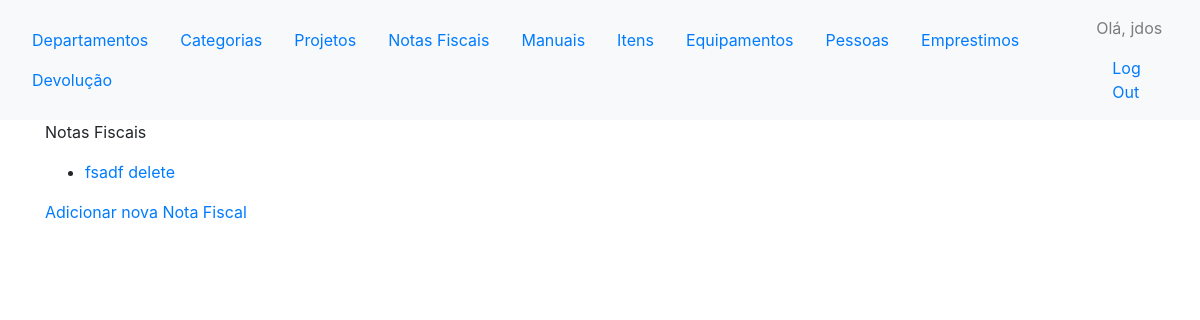
Before: /controle/notasfiscais/ (signed in) with the older database file.
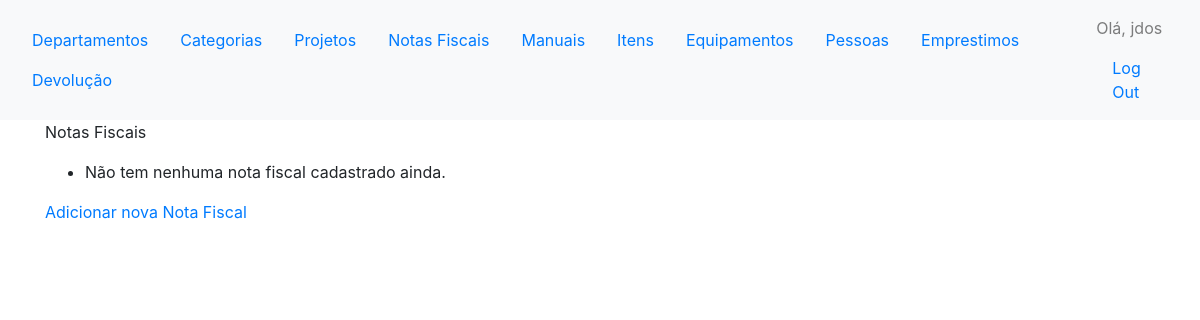
After: the same page with the newer database file.
### controles/models.py (models this page shows, shortened)
class NotaFiscal(models.Model):
    nome = models.CharField(max_length=50)
    documento = models.FileField(upload_to='uploads/notafiscal/')
    class Meta:
        verbose_name_plural = 'notas fiscais'
    def __str__(self):
        return self.nome

### controles/views.py (the view)
@login_required
def notasfiscais(request):
	notasfiscais = NotaFiscal.objects.all()
	context = {'notasfiscais': notasfiscais}
	return render(request, 'controles/notasfiscais.html', context)

### controles/templates/controles/notasfiscais.html (shortened to what this page needs)
{% extends "controles/base.html" %}
{% block content %}
<p>Notas Fiscais</p>
<ul>
	{% for notafiscal in notasfiscais %}
	<li>
		{% if notafiscal.documento %}
			<a href="{{ notafiscal.documento.url}}">{{ notafiscal }} </a>
		 {% else %}
			<a href="">{{ notafiscal }} </a>
		{% endif %}
		<a  href="{% url 'controles:delete_notafiscal' notafiscal.id %}">delete</a>
	</li>
	{% empty %}
	<li> Não tem nenhuma nota fiscal cadastrado ainda. </li>
	{% endfor %}
</ul>
<a href="{% url 'controles:nova_notafiscal' %}">Adicionar nova Nota Fiscal</a>
{% endblock content %}

Changed rows visible on the page:
removed NotaFiscal: nome "fsadf"
Other visible differences:
text now shown: "Não tem nenhuma nota fiscal cadastrado ainda."
